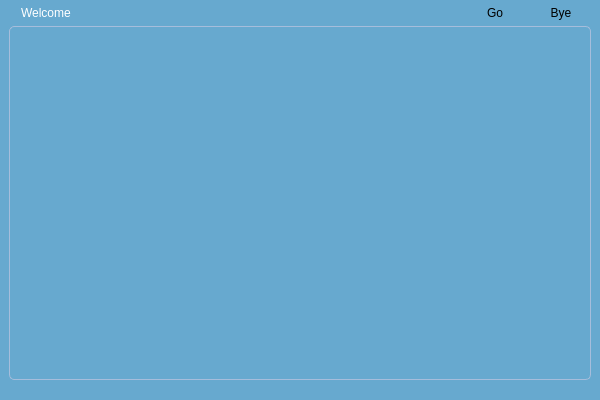
<?xml version="1.0" encoding="UTF-8"?>
<ui version="4.0">
 <class>CrabRibbonBaseUI</class>
 <widget class="QWidget" name="CrabRibbonBaseUI">
  <property name="geometry">
   <rect>
    <x>0</x>
    <y>0</y>
    <width>600</width>
    <height>400</height>
   </rect>
  </property>
  <property name="mouseTracking">
   <bool>true</bool>
  </property>
  <property name="windowTitle">
   <string>CrabRibbonBaseUI</string>
  </property>
  <property name="styleSheet">
   <string notr="true">QWidget#CrabRibbonBaseUI{
background-color: #67a9cf;
border: 0px solid transparent;
/*
border: 2px solid rgba(103,169,207,15%);
border-style: outset;
border-radius: 10px;
/*
border-style: outset;
border-width: 2px;
border-radius: 10px;
border-color: beige;
/*
http://qt-project.org/doc/qt-4.8/stylesheet-examples.html
*/
}

QLabel{
color:white;
border:0px solid transparent;
}

CrabRibbonCtrlButton{
color:white;
border:0px solid transparent;
}

CrabRibbonCtrlButton:hover{
color:#d0d1e6;
border:0px solid transparent;
}

CrabRibbonCtrlButton:pressed{
color:#d0d1e6;
background-color:qlineargradient(x1:0, y1:0, x2:0, y2:1, stop:0 #67a9cf, stop:0.5 #3690c0, stop:1 #67a9cf);
border:0px solid transparent;
}

CrabRibbonCtrlButton::open{
color:#d0d1e6;
background-color:qlineargradient(x1:0, y1:0, x2:0, y2:1, stop:0 #67a9cf, stop:0.5 #3690c0, stop:1 #67a9cf);
border:0px solid transparent;
}

CrabRibbonCtrlButton::menu-indicator{
image: none;
width:0px;height:0px;
subcontrol-origin: padding;
subcontrol-position: top right;
}
</string>
  </property>
  <layout class="QVBoxLayout" name="verticalLayout">
   <property name="spacing">
    <number>2</number>
   </property>
   <property name="leftMargin">
    <number>9</number>
   </property>
   <property name="topMargin">
    <number>2</number>
   </property>
   <property name="rightMargin">
    <number>9</number>
   </property>
   <property name="bottomMargin">
    <number>2</number>
   </property>
   <item>
    <widget class="QWidget" name="Head" native="true">
     <property name="sizePolicy">
      <sizepolicy hsizetype="Preferred" vsizetype="Fixed">
       <horstretch>0</horstretch>
       <verstretch>0</verstretch>
      </sizepolicy>
     </property>
     <property name="minimumSize">
      <size>
       <width>0</width>
       <height>22</height>
      </size>
     </property>
     <property name="maximumSize">
      <size>
       <width>16777215</width>
       <height>22</height>
      </size>
     </property>
     <layout class="QHBoxLayout" name="horizontalLayout">
      <property name="leftMargin">
       <number>12</number>
      </property>
      <property name="topMargin">
       <number>0</number>
      </property>
      <property name="rightMargin">
       <number>0</number>
      </property>
      <property name="bottomMargin">
       <number>0</number>
      </property>
      <item>
       <widget class="QLabel" name="Label">
        <property name="sizePolicy">
         <sizepolicy hsizetype="Expanding" vsizetype="Fixed">
          <horstretch>0</horstretch>
          <verstretch>0</verstretch>
         </sizepolicy>
        </property>
        <property name="minimumSize">
         <size>
          <width>0</width>
          <height>20</height>
         </size>
        </property>
        <property name="maximumSize">
         <size>
          <width>16777215</width>
          <height>20</height>
         </size>
        </property>
        <property name="text">
         <string>Welcome</string>
        </property>
       </widget>
      </item>
      <item>
       <widget class="CrabRibbonCtrlButton" name="ButtonGo">
        <property name="sizePolicy">
         <sizepolicy hsizetype="Fixed" vsizetype="Fixed">
          <horstretch>0</horstretch>
          <verstretch>0</verstretch>
         </sizepolicy>
        </property>
        <property name="minimumSize">
         <size>
          <width>60</width>
          <height>20</height>
         </size>
        </property>
        <property name="maximumSize">
         <size>
          <width>60</width>
          <height>20</height>
         </size>
        </property>
        <property name="text">
         <string>Go</string>
        </property>
        <property name="flat">
         <bool>true</bool>
        </property>
       </widget>
      </item>
      <item>
       <widget class="CrabRibbonCtrlButton" name="ButtonBye">
        <property name="sizePolicy">
         <sizepolicy hsizetype="Fixed" vsizetype="Fixed">
          <horstretch>0</horstretch>
          <verstretch>0</verstretch>
         </sizepolicy>
        </property>
        <property name="minimumSize">
         <size>
          <width>60</width>
          <height>20</height>
         </size>
        </property>
        <property name="maximumSize">
         <size>
          <width>60</width>
          <height>20</height>
         </size>
        </property>
        <property name="text">
         <string>Bye</string>
        </property>
        <property name="flat">
         <bool>true</bool>
        </property>
       </widget>
      </item>
     </layout>
    </widget>
   </item>
   <item>
    <widget class="QWidget" name="Core" native="true">
     <property name="styleSheet">
      <string notr="true">QWidget#Core{
/*
background-color:white;
*/
border: 1px solid #a6bddb;
border-radius: 5px;
}
</string>
     </property>
    </widget>
   </item>
   <item>
    <widget class="QWidget" name="Foot" native="true">
     <property name="sizePolicy">
      <sizepolicy hsizetype="Preferred" vsizetype="Fixed">
       <horstretch>0</horstretch>
       <verstretch>0</verstretch>
      </sizepolicy>
     </property>
     <property name="minimumSize">
      <size>
       <width>0</width>
       <height>16</height>
      </size>
     </property>
     <property name="maximumSize">
      <size>
       <width>16777215</width>
       <height>16</height>
      </size>
     </property>
     <property name="autoFillBackground">
      <bool>false</bool>
     </property>
     <property name="styleSheet">
      <string notr="true">QWidget#Foot{
background-color:transparent;
/*background-color:qlineargradient(x1:0,y1:1,x2:0,y2:0,stop:0 #67a9cf,stop:1 white);*/
}</string>
     </property>
    </widget>
   </item>
  </layout>
 </widget>
 <layoutdefault spacing="6" margin="11"/>
 <customwidgets>
  <customwidget>
   <class>CrabRibbonCtrlButton</class>
   <extends>QPushButton</extends>
   <header>CrabRibbonCtrlButton.h</header>
  </customwidget>
 </customwidgets>
 <resources/>
 <connections/>
</ui>
